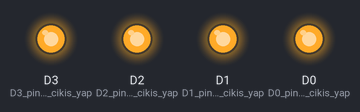
Simulated run of this sketch. Board: ESP8266 (NodeMCU). Parts: output pins drawn as LEDs (lit = HIGH).

Above: at 0.2 s.
At 1.7 s:
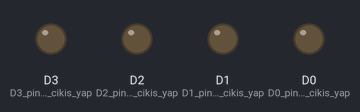
Timing chart, 0 to 3.0 s (numbered marks = the images above):
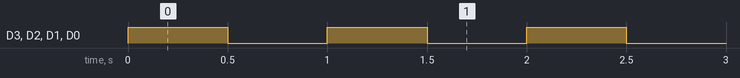

The sketch:

ornek2_led.ino
```cpp
// LED yakma Programi D0,D1,D2,D3 pinlerine bagli olan
//********************************************************
void setup()
{
  pinMode(D0, OUTPUT);    // D0 pinini cikis yap
  pinMode(D1, OUTPUT);    // D1 pinini cikis yap
  pinMode(D2, OUTPUT);    // D2 pinini cikis yap
  pinMode(D3, OUTPUT);    // D3 pinini cikis yap
}
//********************************************************
void loop()
{
  digitalWrite(D0, HIGH);   // D0 pinini lojik high a cektim
  digitalWrite(D2, HIGH);
  digitalWrite(D3, HIGH);
  digitalWrite(D1, HIGH);
  delay(500);               // 500ms bekleme
  digitalWrite(D1, LOW);    // D0 pinini lojik low a cektim
  digitalWrite(D2, LOW);
  digitalWrite(D3, LOW);
  digitalWrite(D0, LOW);
  delay(500);               // 500ms bekleme
}
```

Measured:
- by itself, D3 (D3_pinini_cikis_yap), D2 (D2_pinini_cikis_yap), D1 (D1_pinini_cikis_yap), D0 (D0_pinini_cikis_yap): alternates HIGH for 0.50 s and LOW for 0.50 s
